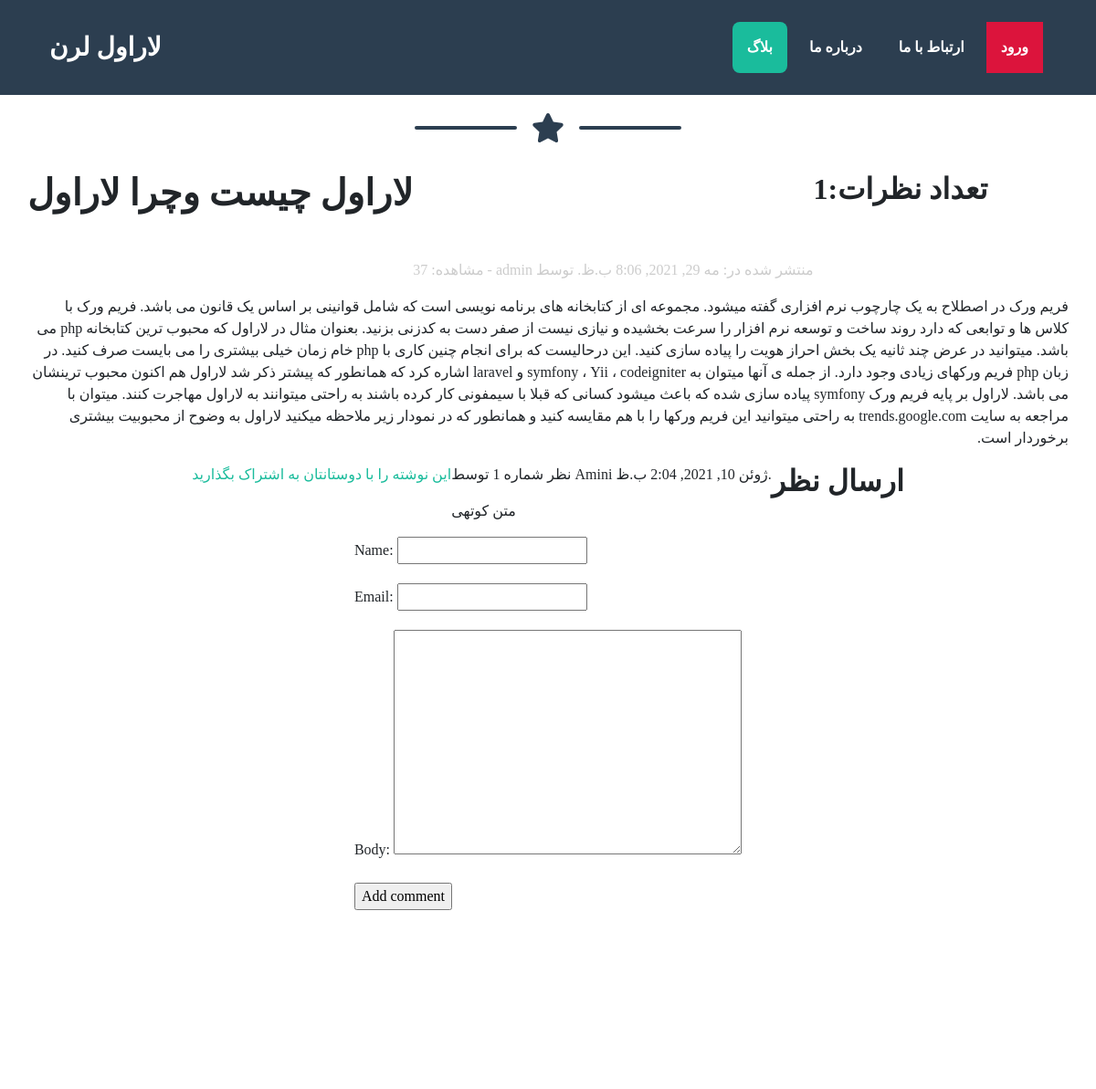
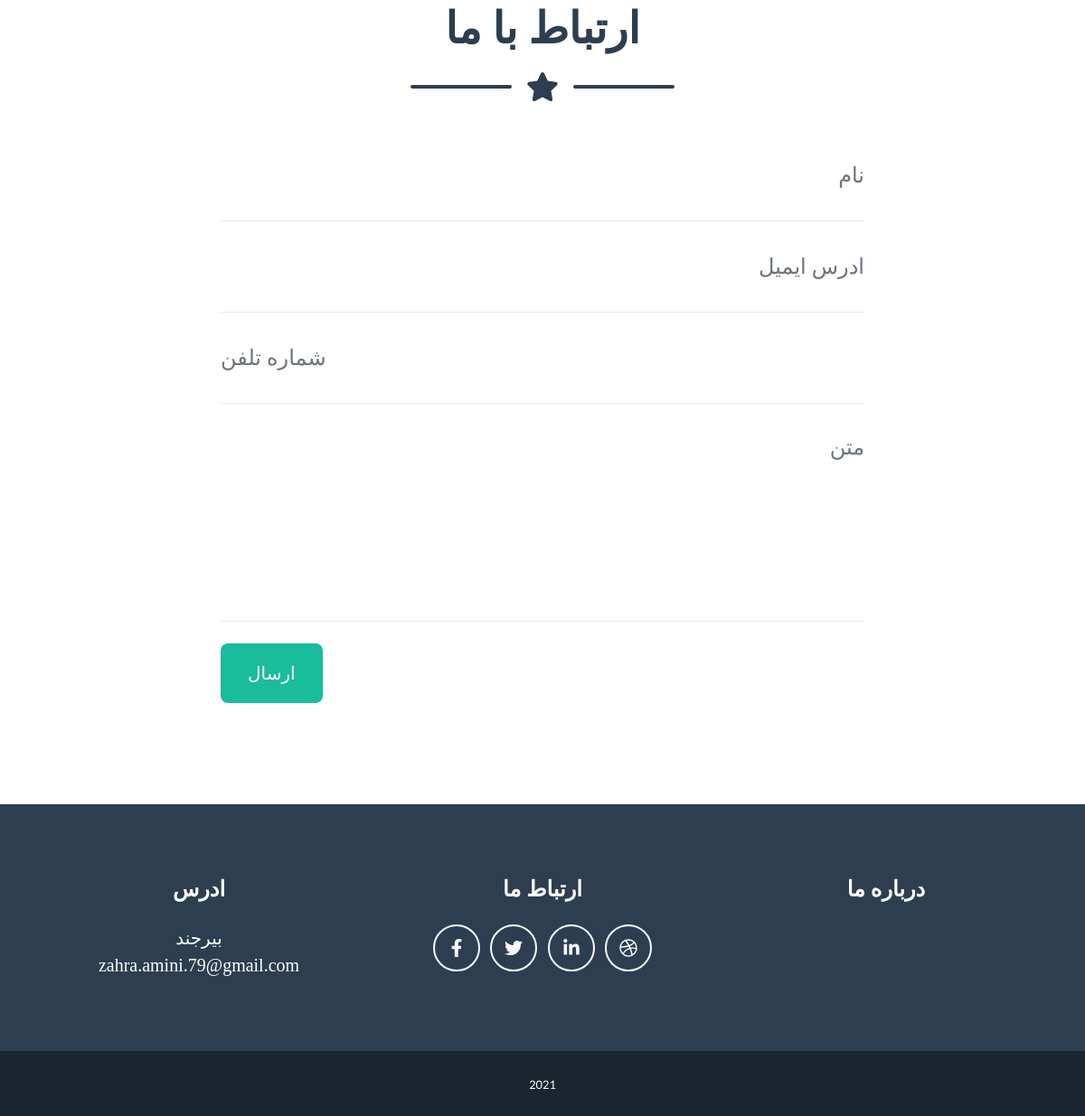
/blog/2021/5/29/laravel_1/, run on the app's committed database (2 pictures, top to bottom).
### blog/models.py (models this page shows, shortened)
class Post(models.Model):
    STATUS_CHOICES = (
        ('draft', 'Draft'),
        ('published', 'Published'),
    )
    tags = TaggableManager()
    title = models.CharField(max_length=250)
    slug = models.SlugField(max_length=250, unique_for_date='publish')
    author = models.ForeignKey(
        User, on_delete=models.CASCADE, related_name='blog_posts')
    body = models.TextField()
    publish = models.DateTimeField(default=timezone.now)
    created = models.DateTimeField(auto_now_add=True)
    updated = models.DateTimeField(auto_now=True)
    status = models.CharField(
        max_length=10, choices=STATUS_CHOICES, default='draft')
    visits = models.PositiveIntegerField(default=0)
    class Meta:
        ordering = ('-publish',)

class Comment(models.Model):
    post = models.ForeignKey(Post,
                             on_delete=models.CASCADE,
                             related_name='comments')
    name = models.CharField(max_length=80)
    email = models.EmailField()
    body = models.TextField()
    created = models.DateTimeField(auto_now_add=True)
    updated = models.DateTimeField(auto_now=True)
    active = models.BooleanField(default=True)
    class Meta:
        ordering = ('created',)

### blog/views.py (the view)
def post_detail(request, year, month, day, post):
    post = get_object_or_404(Post, slug=post,
                             status='published',
                             publish__year=year,
                             publish__month=month,
                             publish__day=day)
    comments = post.comments.filter(active=True)
    new_comment = None
    if request.method == 'POST':
        comment_form = CommentForm(data=request.POST)
        if comment_form.is_valid():
            new_comment = comment_form.save(commit=False)
            new_comment.post = post
            new_comment.save()
    else:
       comment_form = CommentForm()
    post.visits = post.visits + 1
    post.save()
    return render(request,
                  'blog/post/detail.html',
                  {'post': post,
                  'comments': comments,
                  'new_comment': new_comment,
                  'comment_form': comment_form})

### blog/forms.py
class CommentForm(forms.ModelForm):
    class Meta:
      model = Comment
      fields = ('name', 'email', 'body')

### blog/templates/blog/post/detail.html (shortened to what this page needs)
{% extends "blog/datal.html" %}
{% block content %}
<div>
   <h1>{{ post.title }}</h1><br>
</div>
<p class="date" style="text-align:right !important;direction:rtl !important; color:#ccc">
<br><br><br><br>
   منتشر شده در: {{ post.publish }} توسط {{ post.author }} -  مشاهده: {{post.visits}}
</p>
{% with comments.count as total_comments %}
 <h2>
 تعداد نظرات:{{ total_comments }}
 </h2>
{% endwith %}
<p style="text-align:right;direction:rtl">{{ post.body }}</p>
<p>
 <a href="{% url "blog:post_share" post.id %}">
 این نوشته را با دوستانتان به اشتراک بگذارید
 </a>
</p><br>
{% for comment in comments %}
 <div class="comment">
 <p class="info">
نظر شماره  {{ forloop.counter }} توسط {{ comment.name }}
 {{ comment.created }}
 </p>
 {{ comment.body|linebreaks }}
 </div>
{% empty %}
 <p>هیج نظری تاکنون ثبت نشده است</p>
{% endfor %}
{% if new_comment %}
 <h2>نظر شما با موفقیت ثبت شد</h2>
{% else %}
 <h2>ارسال نظر  </h2>
 <form method="post">
 {{ comment_form.as_p }}
 <p><input type="submit" value="Add comment"></p>
 </form>
{% endif %}
{% endblock %}

### data on the page
Post: title "لاراول چیست وچرا لاراول", publish "مه 29, 2021, 8:06 ب.ظ.", visits "37", body "فریم ورک در اصطلاح به یک چارچوب نرم افزاری گفته میشود. مجموعه ای از کتابخانه های برنامه نویسی است که شامل قوانینی بر اساس یک قانون می باشد. فریم ورک با کلاس ها و توابعی که دارد روند ساخت و توسعه نرم افزار را سرعت بخشیده و نیازی نیست از صفر دست به کدزنی بزنید. بعنوان مثال در لاراول که محبوب ترین کتابخانه php می باشد. میتوانید در عرض چند ثانیه یک بخش احراز هویت را پیاده سازی کنید. این درحالیست که برای انجام چنین کاری با php خام زمان خیلی بیشتری را می بایست صرف کنید. در زبان php فریم ورکهای زیادی وجود دارد. از جمله ی آنها میتوان به symfony ، Yii ، codeigniter و laravel اشاره کرد که همانطور که پیشتر ذکر شد لاراول هم اکنون محبوب ترینشان می باشد. لاراول بر پایه فریم ورک symfony پیاده سازی شده که…"
Comment: name "Amini", created "ژوئن 10, 2021, 2:04 ب.ظ.", body "متن کوتهی"

### other printed values
{{ total_comments }} "1"
